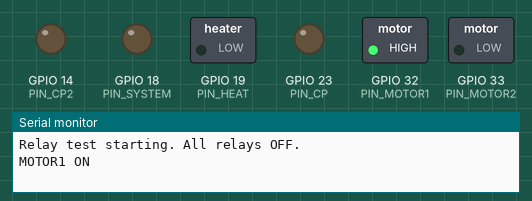
Recording of a sketch running on a simulated ESP32. Parts: switched loads named in the sketch (green lamp = pin HIGH), output pins drawn as LEDs (lit = HIGH), the last lines printed to the serial monitor.

Above: at 2.3 s.
At 3.9 s:
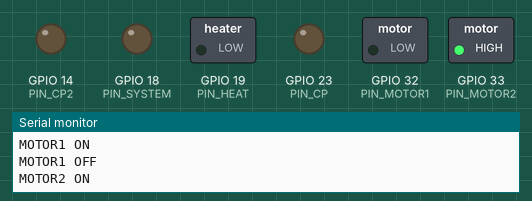
At 5.5 s:
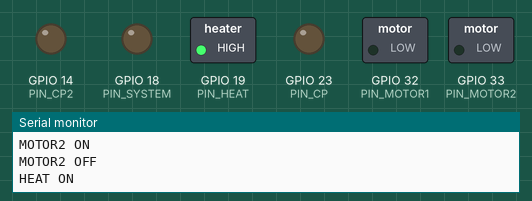
At 7.1 s:
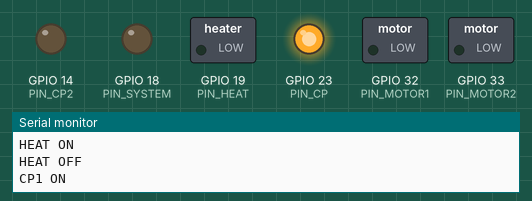
At 10.3 s:
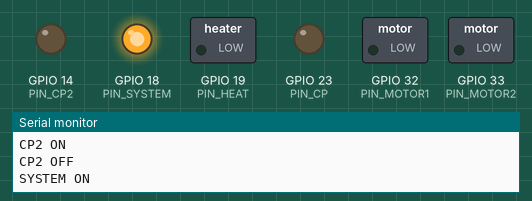
At 11.7 s:
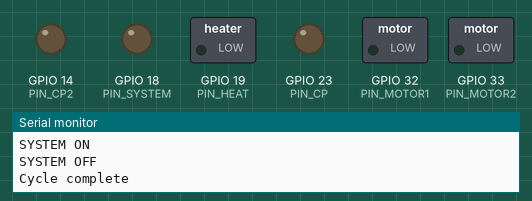
Timing chart, 0 to 15.8 s (numbered marks = the images above):
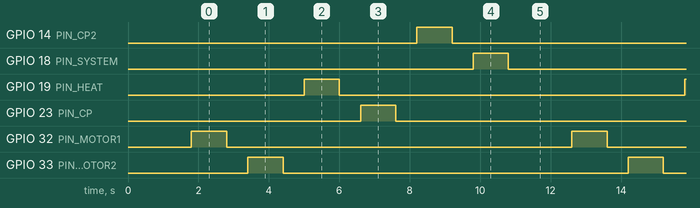

Measured:
- by itself, GPIO 14 (PIN_CP2), GPIO 18 (PIN_SYSTEM), GPIO 19 (PIN_HEAT), GPIO 23 (PIN_CP), GPIO 32 (PIN_MOTOR1), GPIO 33 (PIN_MOTOR2): alternates HIGH for 1.0 s and LOW for 9.8 s
- by itself, everything shown: repeats every 10.8 s, in 12 steps

The sketch:

esp32_relay_test.ino
```cpp
// ========== Relay Pins ==========
#define PIN_MOTOR1  32   // Relay IN1
#define PIN_MOTOR2  33   // Relay IN2
#define PIN_HEAT    19   // Relay IN3
#define PIN_CP      23   // Relay IN4
#define PIN_CP2     14   // ✅ FIX: DO NOT use GPIO 11 on ESP32
#define PIN_SYSTEM  18   // Relay IN5

// Relay board is ACTIVE-HIGH:
// HIGH = ON, LOW = OFF
#define RELAY_ON    HIGH
#define RELAY_OFF   LOW

void relayOffAll() {
  digitalWrite(PIN_MOTOR1, RELAY_OFF);
  digitalWrite(PIN_MOTOR2, RELAY_OFF);
  digitalWrite(PIN_HEAT,   RELAY_OFF);
  digitalWrite(PIN_CP,     RELAY_OFF);
  digitalWrite(PIN_CP2,    RELAY_OFF);
  digitalWrite(PIN_SYSTEM, RELAY_OFF);
}

void setup() {
  Serial.begin(115200);
  delay(800);

  pinMode(PIN_MOTOR1, OUTPUT);
  pinMode(PIN_MOTOR2, OUTPUT);
  pinMode(PIN_HEAT,   OUTPUT);
  pinMode(PIN_CP,     OUTPUT);
  pinMode(PIN_SYSTEM, OUTPUT);
  pinMode(PIN_CP2,    OUTPUT);

  relayOffAll();

  Serial.println("Relay test starting. All relays OFF.");
  delay(1000);
}

void testRelay(const char* name, int pin) {
  Serial.print(name);
  Serial.println(" ON");
  digitalWrite(pin, RELAY_ON);
  delay(1000);

  Serial.print(name);
  Serial.println(" OFF");
  digitalWrite(pin, RELAY_OFF);
  delay(600);
}

void loop() {
  testRelay("MOTOR1", PIN_MOTOR1);
  testRelay("MOTOR2", PIN_MOTOR2);
  testRelay("HEAT",   PIN_HEAT);
  testRelay("CP1",    PIN_CP);
  testRelay("CP2",    PIN_CP2);
  testRelay("SYSTEM", PIN_SYSTEM);

  Serial.println("Cycle complete\n");
  delay(1200);
}
```
